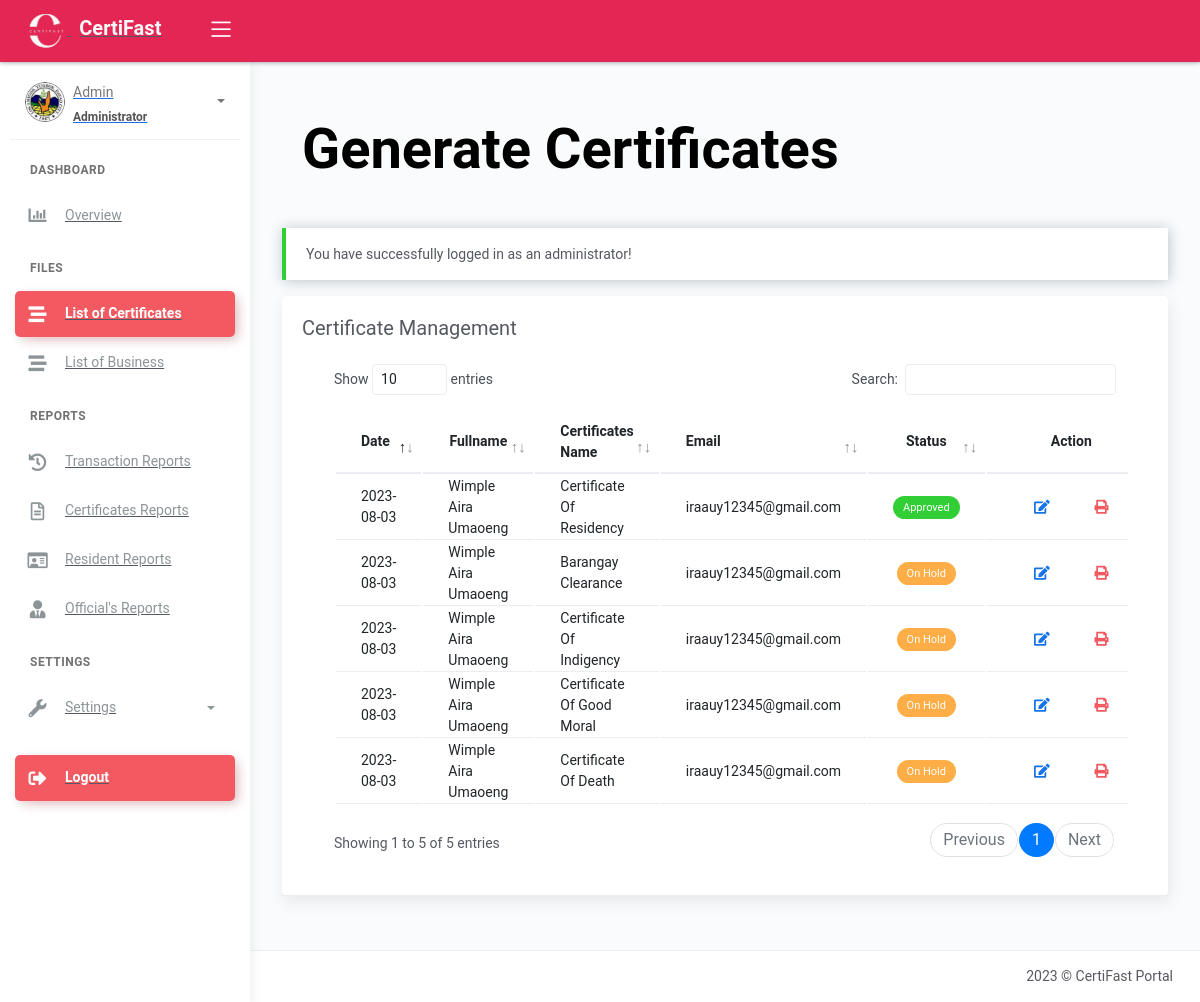
/list_certificates.php (signed in), run on an earlier commit of the app's database.
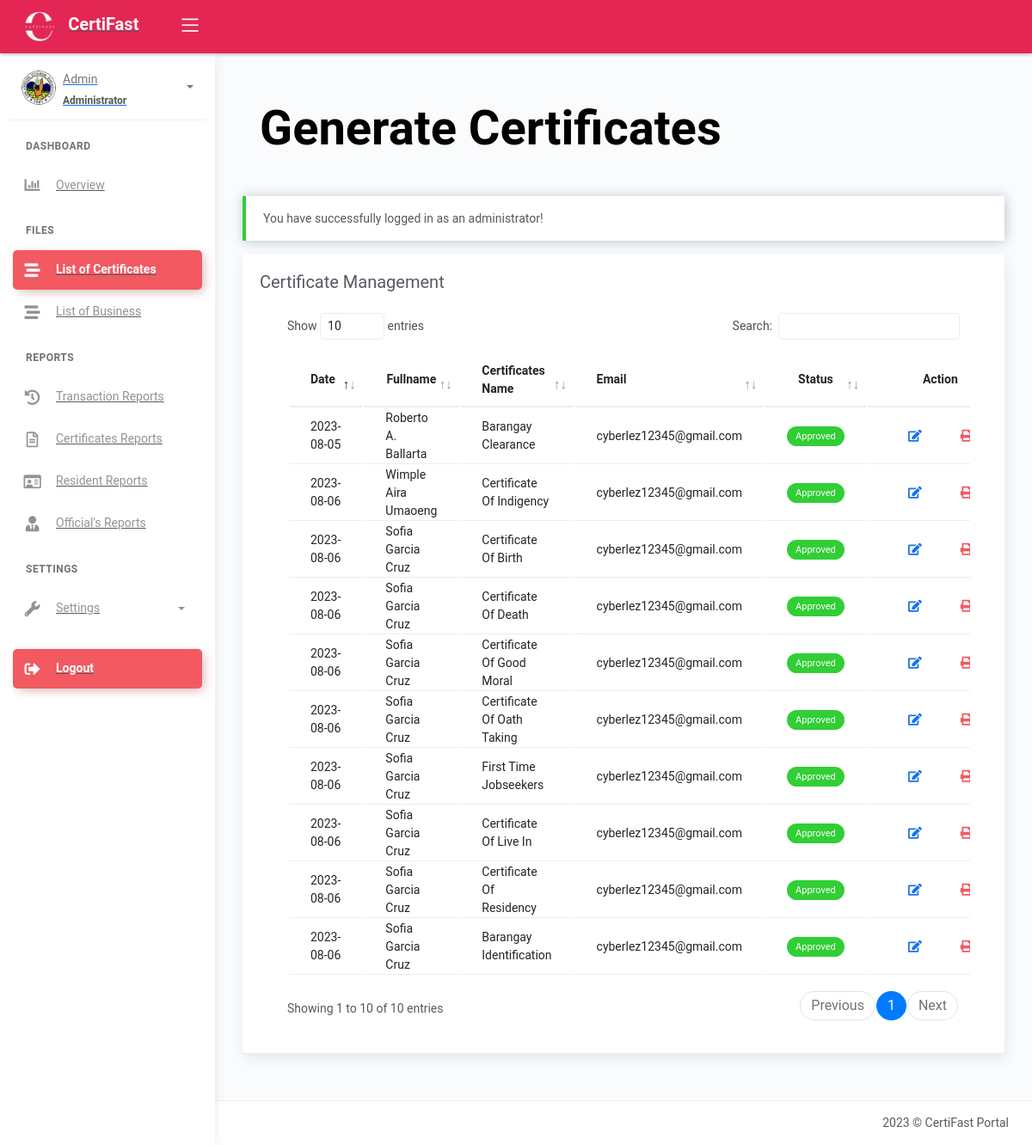
And on a later commit of the database.
### tables this page shows
CREATE TABLE `tblresident_requested` (
  `cert_id` int(11) NOT NULL AUTO_INCREMENT,
  `resident_name` varchar(100) NOT NULL,
  `certificate_name` varchar(50) NOT NULL,
  `purok` varchar(50) NOT NULL,
  `email` varchar(50) NOT NULL,
  `date_applied` date NOT NULL DEFAULT current_timestamp(),
  `status` varchar(50) NOT NULL,
  PRIMARY KEY (`cert_id`)
);

### list_certificates.php (the view, shortened to what the rows shown need)
<?php include 'server/server.php' ?>
<?php
$sql = "SELECT s.*, s.certificate_name as certificate_name, s.resident_name as resident_name, s.purok as purok, s.date_applied as date_applied,
(SELECT GROUP_CONCAT(DISTINCT c_id) FROM tblclearance c1 WHERE c1.email = s.email) AS c_id,
(SELECT GROUP_CONCAT(DISTINCT brgy_id) FROM tblbrgy_id c2 WHERE c2.email = s.email) AS brgy_id,
(SELECT GROUP_CONCAT(DISTINCT res_id) FROM tblresidency c3 WHERE c3.email = s.email) AS res_id,
(SELECT GROUP_CONCAT(DISTINCT death_id) FROM tbldeath c4 WHERE c4.email = s.email) AS death_id,
(SELECT GROUP_CONCAT(DISTINCT birth_id) FROM tblbirthcert c5 WHERE c5.email = s.email) AS birth_id,
(SELECT GROUP_CONCAT(DISTINCT live_id) FROM tbllive_in c6 WHERE c6.email = s.email) AS live_id,
(SELECT GROUP_CONCAT(DISTINCT job_id) FROM tblfirstjob c7 WHERE c7.email = s.email) AS job_id,
(SELECT GROUP_CONCAT(DISTINCT fam_id) FROM tblfamily_tax c8 WHERE c8.email = s.email) AS fam_id,
(SELECT GROUP_CONCAT(DISTINCT good_id) FROM tblgood_moral c9 WHERE c9.email = s.email) AS good_id,
(SELECT GROUP_CONCAT(DISTINCT indi_id) FROM tblindigency c10 WHERE c10.email = s.email) AS indi_id,
(SELECT GROUP_CONCAT(DISTINCT oath_id) FROM tbloath c12 WHERE c12.email = s.email) AS oath_id
FROM tblresident_requested AS s WHERE s.status IN ('on hold', 'approved') AND s.certificate_name != 'business permit' GROUP BY s.certificate_name, s.resident_name ORDER BY s.cert_id ASC";
$result = $conn->query($sql);
$resident = array();
while ($row = $result->fetch_assoc()) {
    $status = $row['status'];
    $statusBadge = '';
    if ($status === 'on hold') {
        $statusBadge = '<span class="badge badge-warning">On Hold</span>';
    } elseif ($status === 'approved') {
        $statusBadge = '<span class="badge badge-success">Approved</span>';
    } else {
        $statusBadge = '<span class="badge badge-secondary">Unknown</span>';
    }
    $row['residency_badge'] = $statusBadge;
    if ($status == 'on hold' || $status == 'approved') {
        $row['c_id'] = $row['c_id'];
        $row['brgy_id'] = $row['brgy_id'];
        $row['res_id'] = $row['res_id'];
        $row['death_id'] = $row['death_id'];
        $row['birth_id'] = $row['birth_id'];
        $row['live_id'] = $row['live_id'];
        $row['job_id'] = $row['job_id'];
        $row['fam_id'] = $row['fam_id'];
        $row['good_id'] = $row['good_id'];
        $row['indi_id'] = $row['indi_id'];
        $row['oath_id'] = $row['oath_id'];
        $resident[] = $row;
    }
}
?>
<!DOCTYPE html>
<html lang="en">
<head>
	<?php include 'templates/header.php' ?>
</head>
<body>
	<div class="wrapper">
		<div class="main-panel">
			<div class="content">
				<div class="page-inner">
					<div class="row">
                        <div class="page-inner">
                            <div class="d-flex align-items-left align-items-md-center flex-column flex-md-row mb-2">
                                <h1 class="text-black fw-bold" style = "font-size: 400%;">Generate Certificates</h1>
                            </div>
                        </div>
						<div class="col-md-12">
                            <div class="card">
                                <div class="card-header">
                                    <h1 class="card-title">Certificate Management</h1>
                                    <div class="card-body">
                                        <div class="table-responsive">
                                            <table id="residenttable" class="table">
                                                <thead>
                                                    <tr>
                                                        <th scope="col">Date</th>
                                                        <th class="text-center" scope="col">Fullname</th>
                                                        <th scope="col">Certificates Name</th>
                                                        <th scope="col">Email</th>
                                                        <th class="text-center" scope="col">Status</th>
                                                        <?php if (isset($_SESSION['username'])) : ?>
                                                        <th class="text-center" scope="col">Action</th>
                                                        <?php endif ?>
                                                    </tr>
                                                </thead>
                                                <tbody>
                                                    <?php if (!empty($resident)) : ?>
                                                        <?php foreach ($resident as $row) : ?>
                                                            <tr data-res_id="<?= $row['res_id'] ?>" data-c_id="<?= $row['c_id'] ?>" data-indi_id="<?= $row['indi_id'] ?>" data-fam_id="<?= $row['fam_id'] ?>"
                                                            data-death_id="<?= $row['death_id'] ?>" data-birth_id="<?= $row['birth_id'] ?>" data-oath_id="<?= $row['oath_id'] ?>"
                                                            data-brgy_id="<?= $row['brgy_id'] ?>" data-live_id="<?= $row['live_id'] ?>" data-first_id="<?= $row['job_id'] ?>" data-good_id="<?= $row['good_id'] ?>">
                                                                <td><?= $row['date_applied'] ?></td>
                                                                <td>
                                                                    <?= ucwords($row['resident_name']) ?>
                                                                </td>
                                                                <td><?= ucwords($row['certificate_name']) ?></td>
                                                                <td><?= $row['email'] ?></td>
                                                                <td class="text-center"><?= $row['residency_badge'] ?></td>
                                                                <?php if (isset($_SESSION['username'])) : ?>
                                                                <td class="text-center">
                                                                    <div class="form-button-action">
                                                                        <a type="button" href="#edit" data-toggle="modal" class="btn btn-link btn-primary" title="View Status" onclick="editStatus(this)" data-cert_id="<?= $row['cert_id'] ?>" data-status="<?= $row['status'] ?>">
                                                                            <?php if (isset($_SESSION['username'])): ?>
                                                                                <i class="fas fa-edit"></i>
                                                                            <?php else: ?>
                                                                                <i class="fa fa-eye"></i>
                                                                            <?php endif ?>
                                                                        </a>
                                                                        <?php
                                                                            $status = $row['status'];
                                                                            $btnDisabled = ($status === 'on hold') ? 'disabled' : '';
                                                                        ?>
                                                                        <a type="button" data-toggle="tooltip" class="btn btn-link btn-danger generate-certificate-btn" data-original-title="Generate Certificate" data-certificate_name="<?= $row['certificate_name'] ?>" data-status="<?= $status ?>" <?= $btnDisabled ?>>
                                                                            <i class="fas fa-print"></i>
                                                                        </a>
                                                                    </div>
                                                                </td>
                                                                <?php endif ?>
                                                            </tr>
                                                        <?php endforeach ?>
                                                    <?php endif ?>
                                                </tbody>
                                                </table>
                                            </div>
                                        </div>
                                    </div>
                                </div>
                            </div>
                        </div>
                    </div>
                </div>
		</div>
	</div>
</body>
</html>

What changed in the data, as far as the page shows it:
removed tblresident_requested: date_applied "2023-08-03", resident_name "Wimple Aira Umaoeng", certificate_name "Certificate Of Residency", email "iraauy12345@gmail.com", status "Approved"
removed tblresident_requested: date_applied "2023-08-03", resident_name "Wimple Aira Umaoeng", certificate_name "Barangay Clearance", email "iraauy12345@gmail.com", status "On Hold"
removed tblresident_requested: date_applied "2023-08-03", resident_name "Wimple Aira Umaoeng", certificate_name "Certificate Of Indigency", email "iraauy12345@gmail.com", status "On Hold"
removed tblresident_requested: date_applied "2023-08-03", resident_name "Wimple Aira Umaoeng", certificate_name "Certificate Of Good Moral", email "iraauy12345@gmail.com", status "On Hold"
removed tblresident_requested: date_applied "2023-08-03", resident_name "Wimple Aira Umaoeng", certificate_name "Certificate Of Death", email "iraauy12345@gmail.com", status "On Hold"
added tblresident_requested: date_applied "2023-08-05", resident_name "Roberto A. Ballarta", certificate_name "Barangay Clearance", email "cyberlez12345@gmail.com", status "Approved"
added tblresident_requested: date_applied "2023-08-06", resident_name "Wimple Aira Umaoeng", certificate_name "Certificate Of Indigency", email "cyberlez12345@gmail.com", status "Approved"
added tblresident_requested: date_applied "2023-08-06", resident_name "Sofia Garcia Cruz", certificate_name "Certificate Of Birth", email "cyberlez12345@gmail.com", status "Approved"
added tblresident_requested: date_applied "2023-08-06", resident_name "Sofia Garcia Cruz", certificate_name "Certificate Of Death", email "cyberlez12345@gmail.com", status "Approved"
added tblresident_requested: date_applied "2023-08-06", resident_name "Sofia Garcia Cruz", certificate_name "Certificate Of Good Moral", email "cyberlez12345@gmail.com", status "Approved"
added tblresident_requested: date_applied "2023-08-06", resident_name "Sofia Garcia Cruz", certificate_name "Certificate Of Oath Taking", email "cyberlez12345@gmail.com", status "Approved"
added tblresident_requested: date_applied "2023-08-06", resident_name "Sofia Garcia Cruz", certificate_name "First Time Jobseekers", email "cyberlez12345@gmail.com", status "Approved"
added tblresident_requested: date_applied "2023-08-06", resident_name "Sofia Garcia Cruz", certificate_name "Certificate Of Live In", email "cyberlez12345@gmail.com", status "Approved"
added tblresident_requested: date_applied "2023-08-06", resident_name "Sofia Garcia Cruz", certificate_name "Certificate Of Residency", email "cyberlez12345@gmail.com", status "Approved"
added tblresident_requested: date_applied "2023-08-06", resident_name "Sofia Garcia Cruz", certificate_name "Barangay Identification", email "cyberlez12345@gmail.com", status "Approved"
Also different on the page:
text written by a page script: "Show entries Search: Showing 1 to 5 of 5 entries Previous 1 Next" → "Show entries Search: Showing 1 to 10 of 10 entries Previous 1 Next"
